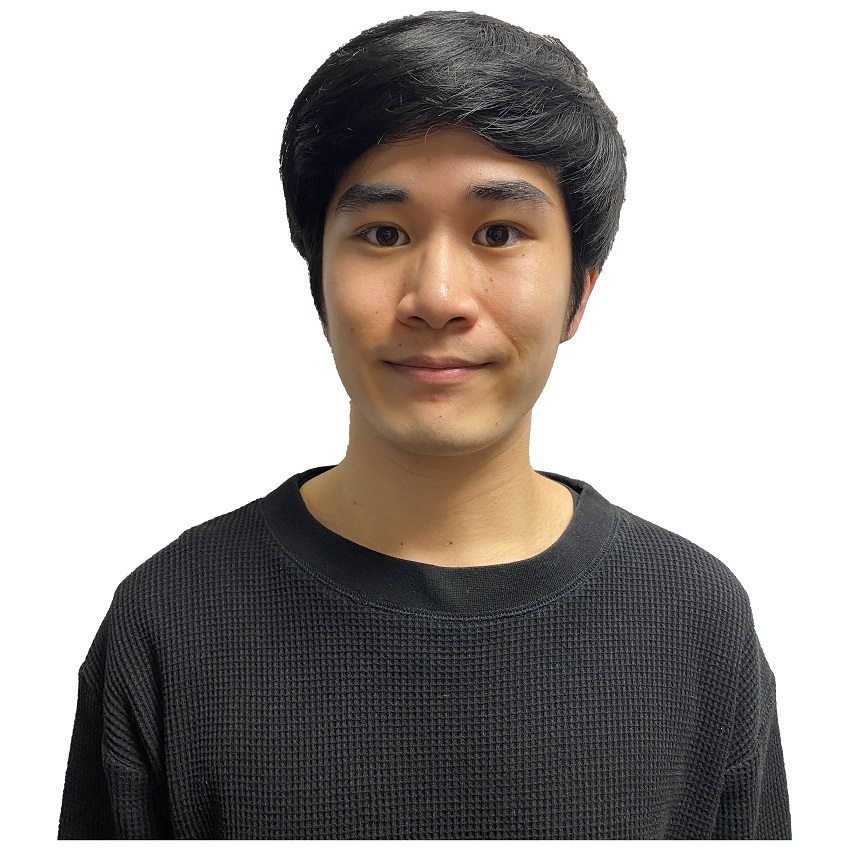
#> input picture content/test/bustshot.jpg, 850 x 850 px
$ python test2.py
#> lines starting #> are read from the running program, lines starting #| are printed output that depends on the picture; after the words box and inside, x2 and y2 are one past the last pixel; in counts of white or black regions, pixels touching at a corner belong together
import cv2
import numpy as np

img = cv2.imread('./content/test/bustshot.jpg')
#> img is the input picture: shape (850, 850, 3); mean B, G, R 161.5, 164.6, 169.5

cv2.fillConvexPoly(img, np.array([(210, 200), (220, 300), (300, 340), (340, 220)]), (255, 0, 0))
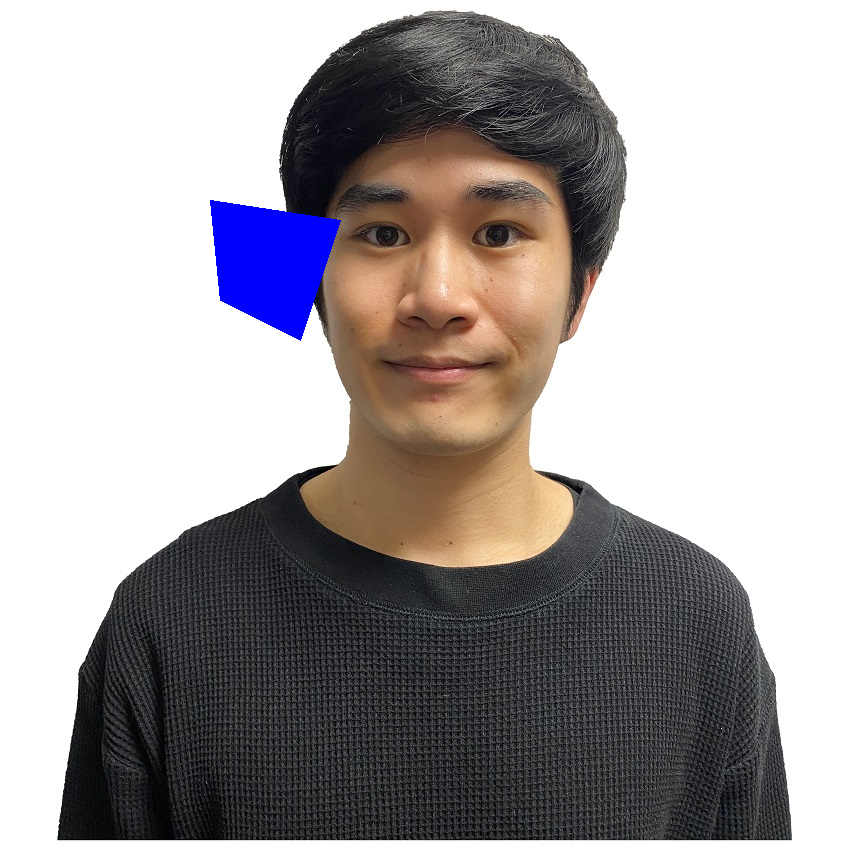
#> img: shape (850, 850, 3); 1.69% of pixels changed, all inside (x1, y1, x2, y2) = (210, 200, 341, 341)
cv2.imshow('output.jpg', img)
cv2.waitKey()
